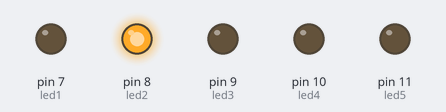
A sketch run on a simulated Arduino Uno, built with avr-gcc and run on an emulated ATmega328P. On the bench: output pins drawn as LEDs (lit = HIGH).

Above: at 0.02 s.
At 0.52 s:
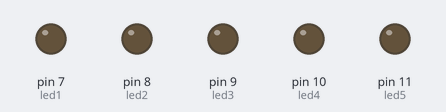
At 1.22 s:
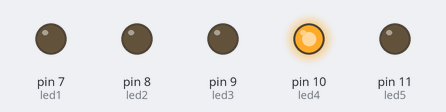
At 1.72 s:
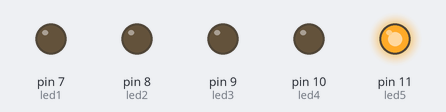
At 2.92 s:
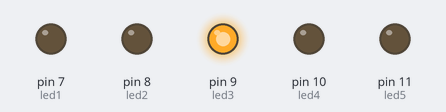
Timing chart, 0 to 3.2 s (numbered marks = the images above):
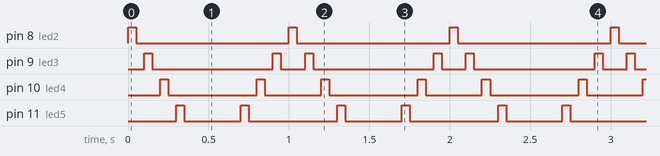

Measured:
- by itself, pin 8 (led2): alternates HIGH for 0.05 s and LOW for 0.95 s
- by itself, pin 9 (led3): repeats every 1.0 s: LOW 0.75 s, HIGH 0.05 s, LOW 0.15 s, HIGH 0.05 s
- by itself, pin 10 (led4): repeats every 1.0 s: LOW 0.55 s, HIGH 0.05 s, LOW 0.35 s, HIGH 0.05 s
- by itself, pin 11 (led5): repeats every 1.0 s: LOW 0.35 s, HIGH 0.05 s, LOW 0.55 s, HIGH 0.05 s

The sketch:

sketch_nov19f.ino
```cpp
int led1=7;
int led2=8;
int led3=9;
int led4=10;
int led5=11;
int bekleme=50;


void setup() {
  // put your setup code here, to run once:

  pinMode(led1,OUTPUT);
  pinMode(led2,OUTPUT);
  pinMode(led3,OUTPUT);
  pinMode(led4,OUTPUT);
  pinMode(led5,OUTPUT);

}

void loop() {
  // put your main code here, to run repeatedly:

  for (int i=8;i<13;i++) {
    digitalWrite(i,HIGH);
    delay(bekleme);
    digitalWrite(i,LOW);
    delay(bekleme);
  }

  for (int i=13;i>8;i--) {
    digitalWrite(i,HIGH);
    delay(bekleme);
    digitalWrite(i,LOW);
    delay(bekleme);
  }

}
```
